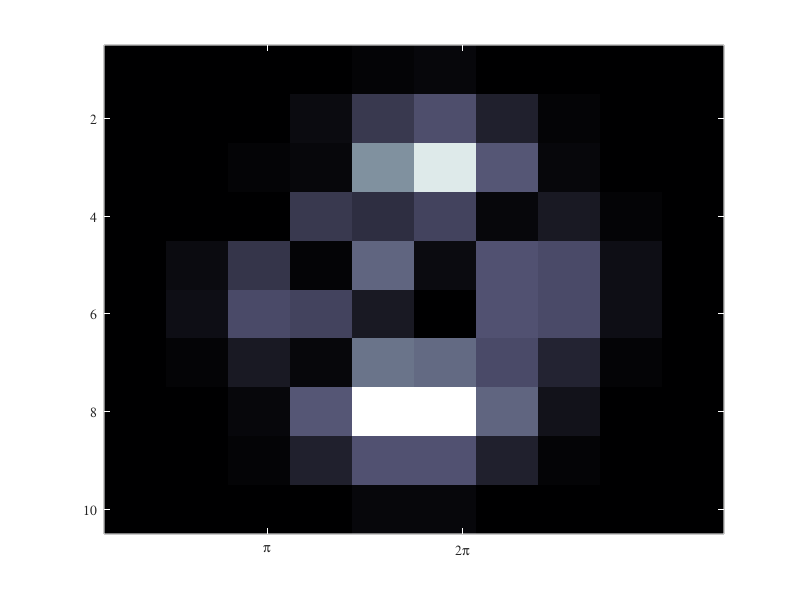

Write the MATLAB code that produced this figure.

function top
    
    imagesc(abs(peaks(10)));
    colormap('bone');
    set(gca, 'XTick', 0:pi:2*pi, 'XTickLabel', {'0', 'p', '2p'}, 'fontname','symbol');
    
    tickcolorA(gcf, [1 1 1])
    
end


function tickcolorA(varargin)

    switch nargin
        case 0
            return;
        case 1
            h = gcf;
            C = varargin{1};
        case 2
            h = varargin{1};
            C = varargin{2};
        case 3
                
        otherwise
    end
    
    if ~ishandle(h)
    end
    
    if ~(ischar(C) && isscalar(C)) || ~(isnumeric(C) && isvector(C) && numel(C)==3)
    end
    
    data = get(h, 'UserData');
    if ~isempty(data) 
        
        if ~isstruct(data) || ~isfield(data,'ID') || ~strcmp(data.ID,'tickcolor')
        end
        
        if ~ishandle(data.original)
            a = get(h, 'CurrentAxes');
        else
            a = data.original;
        end
        
        if ishandle(data.copy)
            delete(data.copy); end
        
    else
        a = get(h, 'CurrentAxes');
    end
    
    % Create copy of the axes, remove labels, and color it
    b = copyobj(a,h);    
    set(b, ...
        'Xcolor'    ,  C, 'YColor'    , C, ...
        'XTickLabel', [], 'YTickLabel', []);    
    
    % Link them together so that zoom/pan works correctly
    linkaxes([a b])
    
    % Put persistent data in the  
    new_data = struct(...
        'ID'      , 'tickcolor',...
        'original', a,...
        'copy'    , b);    
    set(h, 'UserData', new_data);
    
end
